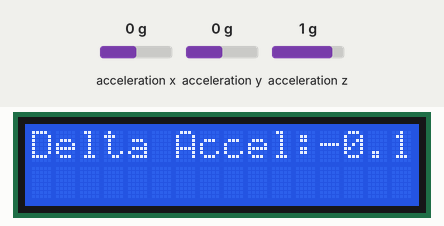
Simulated run of this sketch. Board: Arduino Uno, built with avr-gcc and run on an emulated ATmega328P. Shown: 16×2 character LCD. The test bench sets the inputs (shaded band); at power-on: acceleration x 0 g, acceleration z 1 g, acceleration y 0 g. Random numbers use the default seed unless the sketch sets one; what the sketch prints to the serial monitor is not drawn.

Above: at 1.2 s.
1.3 s: acceleration x set to -1.4 g
At 2.8 s:
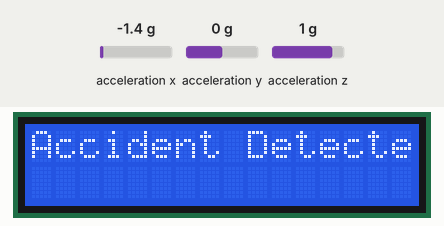
3.1 s: acceleration z set to 0 g
At 5.5 s:
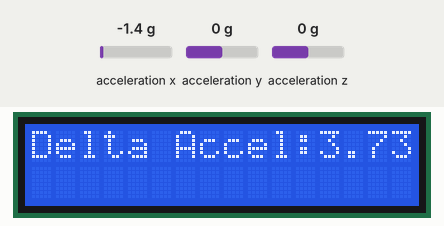
10.7 s: acceleration x set to -0.8 g
At 12.3 s:
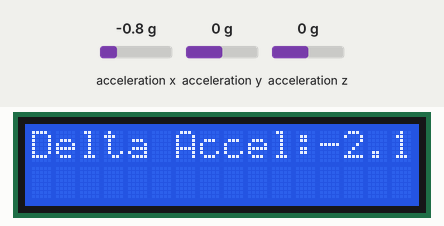
17.3 s: acceleration y set to -0.8 g
At 18.6 s:
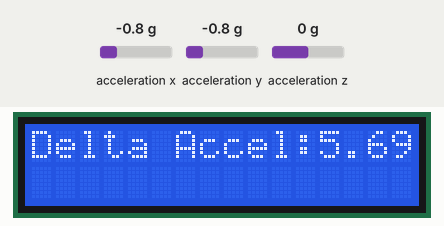
Timing chart, 0 to 19.8 s (numbered marks = the images above; inputs shaded):
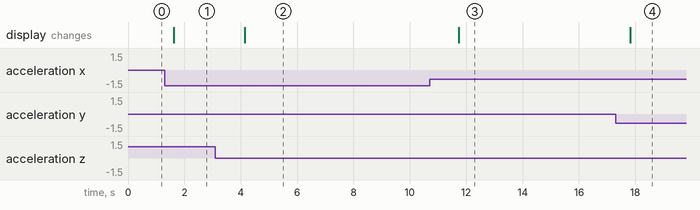

The sketch:

AccidentDetection.ino
```cpp
#include <Wire.h>
#include <Adafruit_Sensor.h>
#include <Adafruit_ADXL345_U.h>
#include <LiquidCrystal_I2C.h>
#include <SoftwareSerial.h>

#define ACCEL_ADDRESS 0x53 // Example address for accelerometer
#define LCD_ADDRESS 0x27   // I2C address for LCD display

Adafruit_ADXL345_Unified accel;
LiquidCrystal_I2C lcd(LCD_ADDRESS, 16, 2); // 16x2 LCD
SoftwareSerial BTSerial(9, 8);              // RX, TX pins for Bluetooth

const float accelerationThreshold = 10.0; // Adjust as needed for sensitivity
const int clientId = 81 ;//81,82,83,101;                  // Assuming constant client ID
int locationId;
// Declare locationId variable

bool accidentDetected = false; // Flag to track accident state
bool showData = false;         // Flag to control client ID/location display

void setup()
{
    Wire.begin();                  // Initialize I2C communication
    randomSeed(analogRead(0));     // Seed the random number generator
    accel.begin();
    lcd.begin(16, 2); // Initialize LCD with 16 columns and 2 rows
    lcd.backlight();
    Serial.begin(9600); // Initialize Serial communication
    BTSerial.begin(9600); // Initialize Bluetooth communication
}

void loop()
{
    locationId = random(1, 25);
    sensors_event_t event;
    accel.getEvent(&event);

    // Calculate weighted delta acceleration
    float deltaAcceleration = abs(event.acceleration.x) + abs(event.acceleration.y) + abs(event.acceleration.z) - 10; // Adjust weight as needed

    accidentDetected = (deltaAcceleration > accelerationThreshold); // Set accident detected flag

    lcd.clear(); // Clear the LCD

    if (accidentDetected)
    {
        lcd.setCursor(0, 0);
        lcd.print("Accident Detected!");
        String dataToSend = String(clientId) + " " + String(locationId) + " " + String(deltaAcceleration);
        Serial.println(dataToSend);
        BTSerial.println(dataToSend);
        delay(1000);
    }
    else
    {
        lcd.print("Delta Accel:");
        lcd.print(deltaAcceleration);
    }

    String receivedData = Serial.readStringUntil('\n'); // Read data from serial until newline

    // Print received data for debugging
    Serial.println("Received data: " + receivedData);

    if (receivedData.startsWith("*"))
    {
        // Parse data
        int spaceIndex = receivedData.indexOf(' ');
        if (spaceIndex > 0 && spaceIndex < receivedData.length())
        {
            // Extract client ID
            String clientIdString = receivedData.substring(1, spaceIndex); // Remove leading/trailing spaces
            String parsedClientId = clientIdString;

            // Extract location
            String locationString = receivedData.substring(spaceIndex + 1);
            String parsedLocation = locationString;

            // Debugging output to verify parsed values
            Serial.println("Parsed Client ID: " + String(parsedClientId));
            Serial.println("Parsed Location: " + String(parsedLocation));

            // Update data for display
            showData = true;

            // Use parsed client ID and location for display
            lcd.clear();
            lcd.setCursor(0, 0); // Move cursor to first line
            lcd.print("Client: ");
            lcd.print(parsedClientId); // Use parsed client ID
            lcd.setCursor(0, 1);       // Move cursor to second line
            lcd.print("Loc: ");
            lcd.print(parsedLocation);

            delay(5000); // Optional delay to show data on LCD
        }
        else
        {
            showData = false; // No valid data parsed (handle invalid substring range)
        }
    }
    else
    {
        showData = false; // Clear flag if message doesn't start with "*"
    }

    delay(500); // Delay between loop iterations
}
```

Measured:
- after the input at 1.3 s, the display: changes after 0.32 s (image 1)
- after the input at 3.1 s, the display: changes after 1.0 s (image 2)
- after the input at 10.7 s, the display: changes after 1.0 s (image 3)
- after the input at 17.3 s, the display: changes after 0.52 s (image 4)
